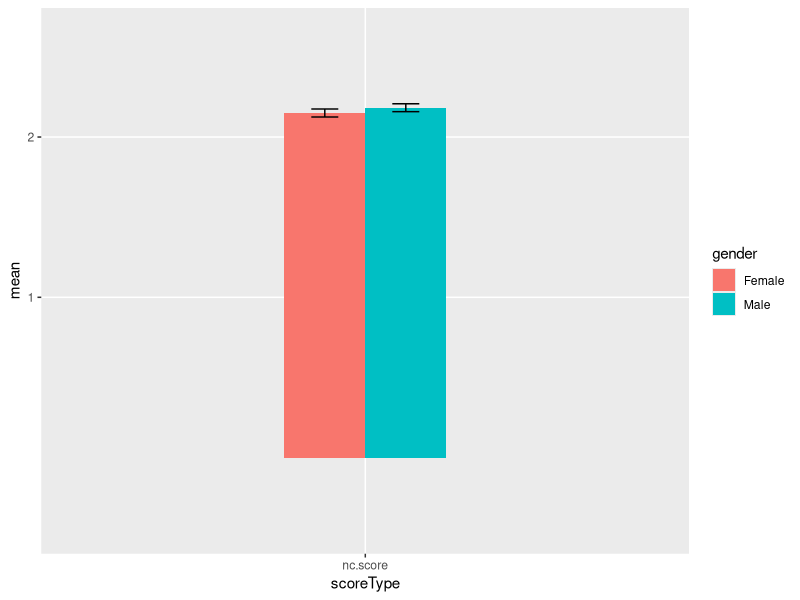

Write the R code that produced this figure. (Note: this script raises an error after producing the figure.)
library(MASS)
library(plyr)
library(ggplot2)

students <- read.csv("students.csv")

# Transform variables to factors with descriptive levels
students <- transform(students,
                     online.tutorial = as.factor(mapvalues(online.tutorial,
                                                         c(0,1), c("no", "yes"))),
                     graduated = as.factor(mapvalues(graduated,
                                                        c(0,1), c("no", "yes")))
                     )

males <- subset(students, gender=="Male")
females <- subset(students, gender=="Female")

x <- t.test(males$nc.score)$conf.int
students.nc.score <- data.frame(gender="Male",
                                scoreType="nc.score", 
                                mean=mean(males$nc.score), 
                                lower=x[1], 
                                upper=x[2])

y <- t.test(females$nc.score)$conf.int
students.nc.score <- rbind(students.nc.score, data.frame(gender="Female",
                                scoreType="nc.score", 
                                mean=mean(females$nc.score), 
                                lower=y[1], 
                                upper=y[2]))


ggplot(students.nc.score, aes(x=scoreType, y=mean, fill=gender)) +
  geom_bar(position="dodge", stat="identity", width = 0.3) +
  scale_y_discrete(limit=c(seq(1, 2.5))) +
  geom_errorbar(aes(ymin=lower, ymax=upper),
                width=.1, # Width of the error bars
                position=position_dodge(0.3))



aggregate(salary ~ gender,
          data = sdata,
          FUN = function(x) {c(mean = mean(x), sd = sd(x))})







# Implement function
missingValueReplacer <- function(vector, trim=0.10){
  temp <- subset(vector, !is.na(vector))
  temp <- sort(temp)
  len <- length(temp)
  start <- round(len * trim + 1)
  end <- len - (start - 1)
  s <- 0
  for (i in start:end) {
    s <- s + temp[i]
  }
  average = s/(end-start + 1)
  
  for(i in 1:length(vector)) {
    if(is.na(vector[i])){
      vector[i] <- average
    }
  }
  
  vector
}



temp <- students$score1
boxplot(temp)

temp <- missingValueReplacer(temp)
boxplot(temp)


count(is.na(students$score2))
